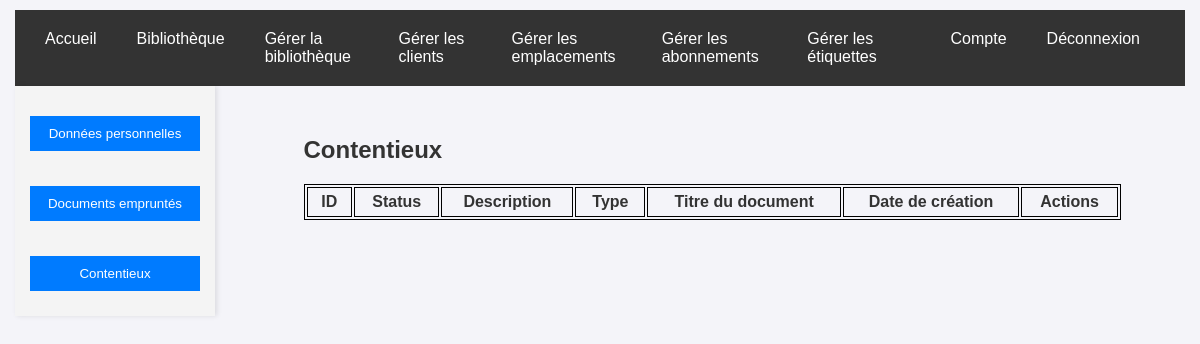
/backoffice/update_client.php?section=active-disputes&id_user=1 (signed in), run on an earlier commit of the app's database.
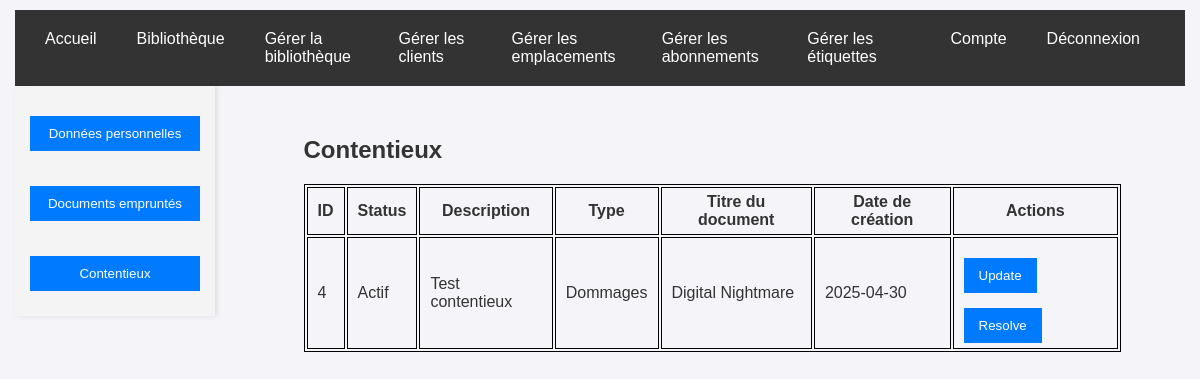
And on a later commit of the database.
### tables this page shows
CREATE TABLE Dispute(
   id_dispute INTEGER,
   start_date_dispute NUMERIC,
   end_date_dispute NUMERIC,
   status_dispute TEXT,
   description_dispute TEXT,
   id_document INTEGER NOT NULL,
   id_dispute_type INTEGER NOT NULL,
   id_user INTEGER NOT NULL,
   PRIMARY KEY(id_dispute),
   FOREIGN KEY(id_document) REFERENCES Document(id_document),
   FOREIGN KEY(id_dispute_type) REFERENCES Dispute_type(id_dispute_type),
   FOREIGN KEY(id_user) REFERENCES Users(id_user)
);

CREATE TABLE Dispute_type(
   id_dispute_type INTEGER,
   name_dispute_type TEXT NOT NULL,
   PRIMARY KEY(id_dispute_type),
   UNIQUE(name_dispute_type)
);

CREATE TABLE Document(
   id_document INTEGER,
   title_document TEXT NOT NULL,
   publishing_date_document NUMERIC NOT NULL,
   description_document TEXT,
   acquisition_date_document NUMERIC NOT NULL,
   id_location INTEGER NOT NULL, "available_document",
   PRIMARY KEY(id_document),
   FOREIGN KEY(id_location) REFERENCES Location(id_location)
);

### backoffice/update_client.php (the view, shortened to what the changed rows need)
<?php
require_once '../database/db_connection.php';
$role = $_SESSION['role'] ?? null;
$user_id = $_GET['id_user'] ?? null;
$stmt = $pdo->prepare("SELECT lastname_user, name_user, email_user, phone_user, address_user, postcode_user, city_user, id_role FROM users WHERE id_user = :id_user");
$stmt->execute(["id_user" => $user_id]);
$result = $stmt->fetch();
if ($result) {
    $user = $result;
} else {
    echo "Error: User not found.";
    exit();
}
$section = $_GET['section'] ?? 'personal-info';
if ($section == 'personal-info') {
    $roles = $pdo->query("SELECT * FROM role")->fetchAll(PDO::FETCH_ASSOC);
    $roles = array_filter($roles, function ($r) use ($role) {
        return $r['id_role'] >= $role;
    });
    $subscription_types = $pdo->query("SELECT * FROM Subscription_type")->fetchAll(PDO::FETCH_ASSOC);
    if ($_SERVER['REQUEST_METHOD'] === 'POST') {
        if (!empty($_POST['delete_subscription'])) {
            $stmt = $pdo->prepare("DELETE FROM Subscription WHERE id_subscription = :id_subscription");
            if ($stmt->execute(['id_subscription' => $_POST['id_subscription']])) {
                $message = "Subscription deleted successfully.";
                $active_subscription = null;
            } else {
                $message = "Error deleting subscription.";
            }
        } else if (!empty($_POST["cancel_subscription"])) {
            $stmt = $pdo->prepare("UPDATE Subscription SET end_date_subscription = DATE() WHERE id_subscription = :id_subscription");
            if ($stmt->execute(['id_subscription' => $_POST['id_subscription']])) {
                $message = "Subscription cancelled successfully.";
                $active_subscription = null;
            } else {
                $message = "Error cancelling subscription.";
            }
        } else {
            $lastname = $_POST['lastname'] ? htmlspecialchars($_POST['lastname']) : null;
            $name = $_POST['name'] ? htmlspecialchars($_POST['name']) : null;
            $email = $_POST['email'] ? htmlspecialchars($_POST['email']) : null;
            $phone = $_POST['phone'] ? htmlspecialchars($_POST['phone']) : null;
            $address = $_POST['address'] ? htmlspecialchars($_POST['address']) : null;
            $postcode = $_POST['postcode'] ? htmlspecialchars($_POST['postcode']) : null;
            $city = $_POST['city'] ? htmlspecialchars($_POST['city']) : null;
            $id_role = $_POST['role'] ? htmlspecialchars($_POST['role']) : null;
            $password = $_POST['password'] ? htmlspecialchars($_POST['password']) : null;
            $id_subscription_type = $_POST['subscription_type'] ? htmlspecialchars($_POST['subscription_type']) : null;
            $query = "UPDATE users SET lastname_user = :lastname_user, name_user = :name_user, email_user = :email_user, phone_user = :phone_user, address_user = :address_user, postcode_user = :postcode_user, city_user = :city_user, id_role = :id_role";
            $params = [
                'lastname_user' => $lastname,
                'name_user' => $name,
                'email_user' => $email,
                'phone_user' => $phone,
                'address_user' => $address,
                'postcode_user' => $postcode,
                'city_user' => $city,
                'id_role' => $id_role,
                'id_user' => $user_id
            ];
            if (!empty($password)) {
                $query .= ", password_user = :password_user";
                $params['password_user'] = password_hash($password, PASSWORD_DEFAULT);
            }
            $query .= " WHERE id_user = :id_user";
            $stmt = $pdo->prepare($query);
            try {
                if ($stmt->execute($params)) {
                    $message = "Your information has been updated successfully.";
                    $user['lastname_user'] = $lastname;
                    $user['name_user'] = $name;
                    $user['email_user'] = $email;
                    $user['phone_user'] = $phone;
                    $user['address_user'] = $address;
                    $user['postcode_user'] = $postcode;
                    $user['city_user'] = $city;
                    $user['id_role'] = $role;
                } else {
                    $message = "Error updating your information.";
                }
            } catch (PDOException $e) {
                echo "Error: " . $e->getMessage();
            }
            if (!empty($id_subscription_type)) {
                $stmt = $pdo->prepare("INSERT INTO Subscription (id_user, id_subscription_type, start_date_subscription, end_date_subscription)
                    VALUES (
                        :id_user,
                        :id_subscription_type,
                        DATE(),
                        DATE('now', '+' || (SELECT duration_subscription_type FROM Subscription_type WHERE id_subscription_type = :id_subscription_type) || ' days'
                    )
                )");
                if ($stmt->execute(['id_user' => $user_id, 'id_subscription_type' => $id_subscription_type])) {
                    $message = "Subscription added successfully.";
                } else {
                    $message = "Error adding subscription.";
                }
            }
        }
    }
} elseif ($section == 'active-disputes') {
    $stmt = $pdo->prepare("SELECT * FROM dispute JOIN dispute_type ON dispute.id_dispute_type = dispute_type.id_dispute_type JOIN document ON dispute.id_document = document.id_document WHERE id_user = :id_user");
    $stmt->execute(['id_user' => $user_id]);
    $activeDisputes = $stmt->fetchAll(PDO::FETCH_ASSOC);
}
$active_subscription = null;
?>
<!DOCTYPE html>
<html lang="en">
<head>
    <link rel="stylesheet" href="../styles/style.css">
</head>
<body>
    <?php include '../navbar.php'; ?>
    <div class="content">
        <?php if ($section == 'personal-info'): ?>
        <div id="personal-info" class="section active">
            <?php if (!empty($message)): ?>
                <p class="message"><?= $message ?></p>
            <?php endif; ?>
            <form method="POST" action="">
                <label for="lastname">Nom :</label>
                <input type="text" id="lastname" name="lastname" value="<?= htmlspecialchars($user['lastname_user']) ?>" required>
                <label for="name">Prénom :</label>
                <input type="text" id="name" name="name" value="<?= htmlspecialchars($user['name_user']) ?>" required>
                <label for="email">E-mail :</label>
                <input type="email" id="email" name="email" value="<?= htmlspecialchars($user['email_user']) ?>" required>
                <label for="phone">Téléphone :</label>
                <input type="text" id="phone" name="phone" value="<?= htmlspecialchars($user['phone_user']) ?>">
                <label for="address">Adresse :</label>
                <textarea id="address" name="address"><?= htmlspecialchars($user['address_user']) ?></textarea>
                <label for="postcode">Code postal :</label>
                <input type="text" id="postcode" name="postcode" value="<?= htmlspecialchars($user['postcode_user']) ?>">
                <label for="city">Ville :</label>
                <input type="text" id="city" name="city" value="<?= htmlspecialchars($user['city_user']) ?>">
                <label for="role">Rôle :</label>
                <select id="role" name="role" required>
                    <?php foreach ($roles as $role): ?>
                        <option value="<?= $role['id_role'] ?>" <?= $user['id_role'] == $role['id_role'] ? 'selected' : '' ?>>
                            <?= htmlspecialchars($role['name_role']) ?>
                        </option>
                    <?php endforeach; ?>
                </select>
                <?php if (!$active_subscription): ?>
                    <label for="subscription_type">Type d'abonnement :</label>
                    <select id="subscription_type" name="subscription_type">
                        <option value="">Sélectionner un type d'abonnement</option>
                        <?php foreach ($subscription_types as $type): ?>
                            <option value="<?= $type['id_subscription_type'] ?>" <?= $active_subscription['id_subscription_type'] == $type['id_subscription_type'] ? 'selected' : '' ?>>
                                <?= htmlspecialchars($type['name_subscription_type']) ?>
                            </option>
                        <?php endforeach; ?>
                    </select>
                <?php else: ?>
                    <p>Abonnement actif : <br/>
                    Type : <?= htmlspecialchars(array_find($subscription_types, function ($type) use ($active_subscription) { return $type['id_subscription_type'] == $active_subscription['id_subscription_type']; })['name_subscription_type']) ?><br/>
                    Fin de l'abonnement : <?= $active_subscription['end_date_subscription'] ?></p>
                    <form method="POST" action="">
                        <input type="hidden" name="cancel_subscription" value="cancel_subscription">
                        <input type="hidden" name="id_subscription" value="<?= $active_subscription['id_subscription']; ?>">
                        <button type="submit">Annuler l'abonnement</button>
                    </form>
                    <form method="POST" action="">
                        <input type="hidden" name="delete_subscription" value="delete_subscription">
                        <input type="hidden" name="id_subscription" value="<?= $active_subscription['id_subscription']; ?>">
                        <button type="submit">Supprimer l'abonnement</button>
                    </form>
                <?php endif; ?>
                <label for="password">Mot de passe :</label>
                <input type="password" id="password" name="password" placeholder="Laissez vide si vous ne souhaitez pas le changer" class="input">
                <button type="submit" class="button">Mettre à jour</button>
            </form>
        </div>
        <?php elseif ($section == 'active-disputes'): ?>
            <div id="active-disputes" class="section"> <h2>Contentieux</h2>
                <table class="dispute-table">
                    <thead>
                        <tr>
                            <th>ID</th>
                            <th>Status</th>
                            <th>Description</th>
                            <th>Type</th>
                            <th>Titre du document</th>
                            <th>Date de création</th>
                            <th>Actions</th>
                        </tr>
                    </thead>
                    <tbody>
                        <?php foreach ($activeDisputes as $dispute): ?>
                            <tr>
                                <td><?= htmlspecialchars($dispute['id_dispute']) ?></td>
                                <td><?= htmlspecialchars($dispute['status_dispute']) ?></td>
                                <td><?= htmlspecialchars($dispute['description_dispute']) ?></td>
                                <td><?= htmlspecialchars($dispute['name_dispute_type']) ?></td>
                                <td><?= htmlspecialchars($dispute['title_document']) ?></td>
                                <td><?= htmlspecialchars($dispute['start_date_dispute']) ?></td>
                                <td>
                                    <a href="update_dispute.php?id_dispute=<?= htmlspecialchars($dispute['id_dispute']) ?>">
                                        <button type="button">Update</button>
                                    </a>
                                    <?php if ($dispute['end_date_dispute'] == null): ?>
                                        <form method="POST" action="" style="display:inline;">
                                            <button type="submit">Resolve</button>
                                        </form>
                                    <?php else: ?>
                                        <p>Résolu le : <?= htmlspecialchars($dispute['end_date_dispute']) ?></p>
                                    <?php endif; ?>
                                </td>
                            </tr>
                        <?php endforeach; ?>
                    </tbody>
                </table>
            </div>
        <?php endif; ?>
</body>
</html>

What changed in the data, as far as the page shows it:
added dispute: id_dispute "4", status_dispute "Actif", description_dispute "Test contentieux", id_dispute_type.name_dispute_type "Dommages", id_document.title_document "Digital Nightmare", start_date_dispute "2025-04-30"
